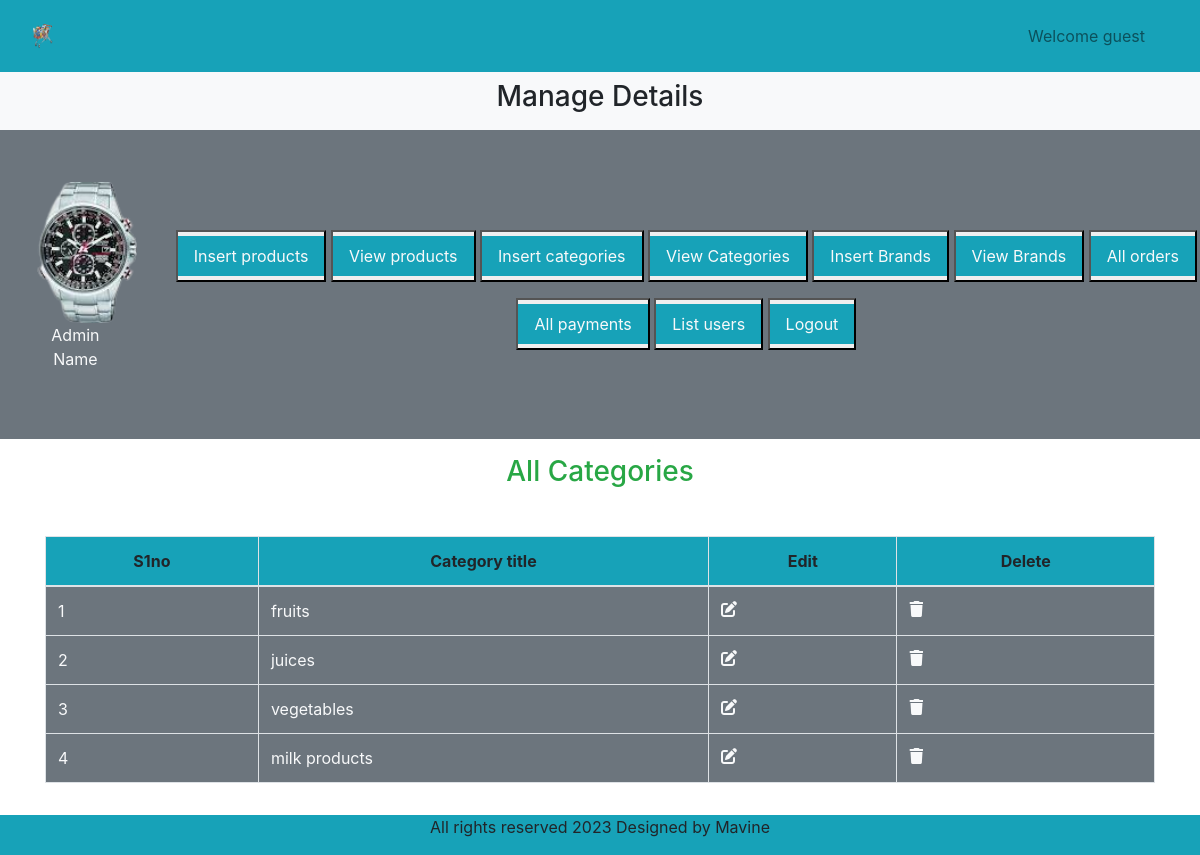
The page /admin_area/index.php?view_categories on the database its author committed.
### tables this page shows
CREATE TABLE `categories` (
  `Category_id` int(11) NOT NULL,
  `category_title` varchar(50) NOT NULL
);

### admin_area/view_categories.php (the view)
<h3 class= "text-center text-success">All Categories</h3>
<table class="table table-bordered mt-5">
    <thead class="bg-info">
        <tr class ="text-center">
            <th>S1no</th>
            <th>Category title</th>
            <th>Edit</th>
            <th>Delete</th>
        </tr>
    </thead>
    <tbody class="bg-secondary text-light">
    <?php
    $select_cat="select * from categories ";
    $result=mysqli_query($con,$select_cat);
    $number=0;
    while($row=mysqli_fetch_assoc($result)){
        $category_id=$row['category_id'];
        $category_title=$row['category_title'];
        $number++;
    ?>
        <tr class="bg-secondary text-light">
            <td><?php echo $number;?></td>
            <td><?php echo $category_title;?></td>
            <td><a href='index.php?edit_category=<?php echo $category_id?>' class='text-light'><i class='fa-solid fa-pen-to-square'></i></td>
           <td><a href='index.php?delete_category=<?php echo $category_id?>' class='text-light'><i class='fa-solid fa-trash'></i>
           </a></td>
        </tr>
        <?php
    }?>
    </tbody>
</table>

### style.css (style rules this page uses)
* { margin: 0; padding: 0; box-sizing: border-box; overflow-x:hidden; }

### admin_area/index.php (style rules this page uses)
body { overflow-x: hidden; }

### rows shown on the page
categories: category_title "fruits"
categories: category_title "juices"
categories: category_title "vegetables"
categories: category_title "milk products"
